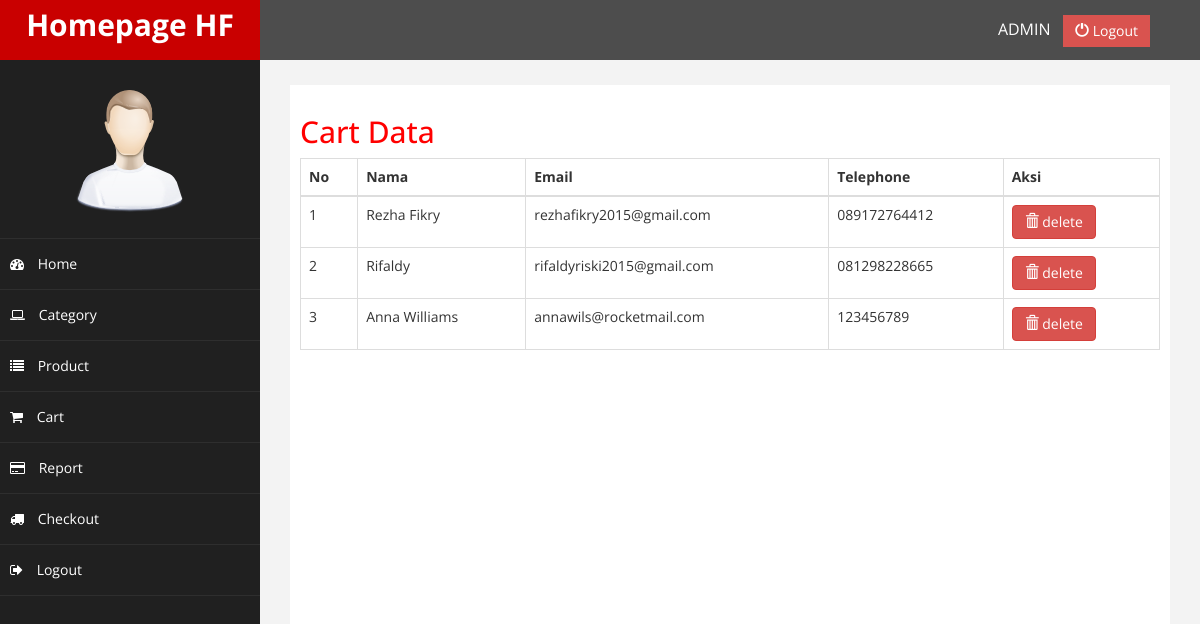
The page /Highfreq/Admin/index.php?halaman=cart (signed in) on the database its author committed.
### tables this page shows
CREATE TABLE `pelanggan` (
  `id_pelanggan` int(11) NOT NULL,
  `email_pelanggan` varchar(100) NOT NULL,
  `password_pelanggan` varchar(50) NOT NULL,
  `nama_pelanggan` varchar(100) NOT NULL,
  `no_pelanggan` varchar(25) NOT NULL,
  `alamat_pelanggan` text NOT NULL
);

### Highfreq/Admin/cart.php (the view)
<h2>Cart Data</h2>
<table class="table table-bordered">
    <thead>
        <tr>
            <th>No</th>
            <th>Nama</th>
            <th>Email</th>
            <th>Telephone</th>
            <th>Aksi</th>
        </tr>
    </thead>
    <tbody>
        <?php $nomor=1; ?>
        <?php $ambil=$koneksi->query("SELECT * FROM pelanggan"); ?>
        <?php while($pecah =$ambil->fetch_assoc()){ ?>
        <tr>
            <td><?php echo $nomor; ?></td>
            <td><?php echo $pecah['nama_pelanggan']; ?></td>
            <td><?php echo $pecah['email_pelanggan']; ?></td>
            <td><?php echo $pecah['no_pelanggan']; ?></td>
            <td>
            <a href="" class="btn btn-danger"
            onclick="return confirm('Are you sure?')"><i class="glyphicon glyphicon-trash" ></i> delete</a>
            </td>
        </tr>
        <?php $nomor++; ?>
        <?php } ?>
    </tbody>
</table>

### Highfreq/Admin/assets/css/custom.css (style rules this page uses)
body { font-family: 'Open Sans', sans-serif; }
h2 { color: #f00; }

### rows shown on the page
pelanggan: nama_pelanggan "Rezha Fikry", email_pelanggan "rezhafikry2015@gmail.com", no_pelanggan "089172764412"
pelanggan: nama_pelanggan "Rifaldy", email_pelanggan "rifaldyriski2015@gmail.com", no_pelanggan "081298228665"
pelanggan: nama_pelanggan "Anna Williams", email_pelanggan "annawils@rocketmail.com", no_pelanggan "123456789"
